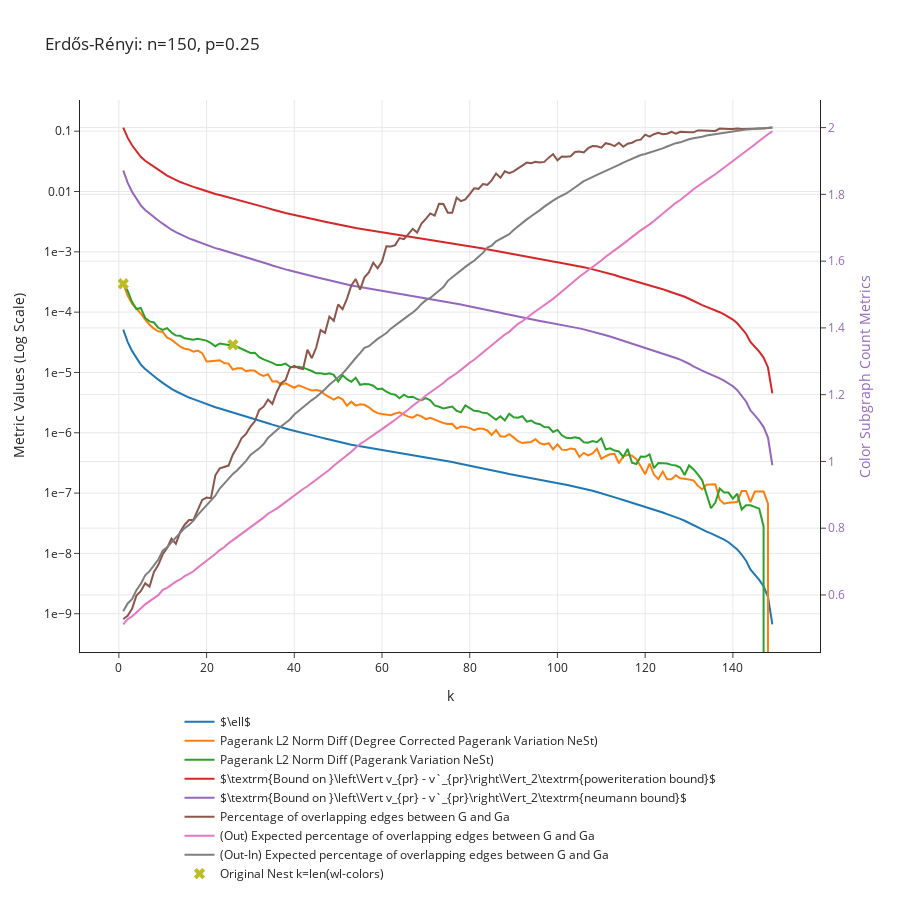

Write notebook code for a chart like this one.
### Code cell
p = 0.25
n = 150
G = nx.erdos_renyi_graph(n, p)
data_dict = get_convergence_data_of_nest(G, min_cluster_size = 1, max_k = 150)
plot_convergence_data(data_dict, f"Erdős-Rényi: n={n}, p={p}")

### Figure 1 — Plotly figure (JSON) as saved in the notebook; plotly's stock layout.template omitted (floating-point values rounded to 4 significant figures; data arrays with more than 128 entries replaced by an {"elided": "..."} marker saying what was removed)
{"data": [{"mode": "lines", "name": "$\\ell$", "type": "scatter", "x": {"elided": "149 int values"}, "y": {"elided": "149 float values"}}, {"mode": "lines", "name": "Pagerank L2 Norm Diff (Degree Corrected Pagerank Variation NeSt)", "type": "scatter", "x": {"elided": "149 int values"}, "y": {"elided": "149 float values"}}, {"mode": "lines", "name": "Pagerank L2 Norm Diff (Pagerank Variation NeSt)", "type": "scatter", "x": {"elided": "149 int values"}, "y": {"elided": "149 float values"}}, {"mode": "lines", "name": "$\\textrm{Bound on }\\left\\Vert v_{pr} - v`_{pr}\\right\\Vert_2\\textrm{poweriteration bound}$", "type": "scatter", "x": {"elided": "149 int values"}, "y": {"elided": "149 float values"}}, {"mode": "lines", "name": "$\\textrm{Bound on }\\left\\Vert v_{pr} - v`_{pr}\\right\\Vert_2\\textrm{neumann bound}$", "type": "scatter", "x": {"elided": "149 int values"}, "y": {"elided": "149 float values"}}, {"mode": "lines", "name": "Percentage of overlapping edges between G and Ga", "type": "scatter", "x": {"elided": "149 int values"}, "y": {"elided": "149 float values"}, "yaxis": "y2"}, {"mode": "lines", "name": "(Out) Expected percentage of overlapping edges between G and Ga", "type": "scatter", "x": {"elided": "149 int values"}, "y": {"elided": "149 float values"}, "yaxis": "y2"}, {"mode": "lines", "name": "(Out-In) Expected percentage of overlapping edges between G and Ga ", "type": "scatter", "x": {"elided": "149 int values"}, "y": {"elided": "149 float values"}, "yaxis": "y2"}, {"marker": {"size": 10, "symbol": "x"}, "mode": "markers", "name": "Original Nest k=len(wl-colors)", "type": "scatter", "x": [1, 26, 150], "y": [0.0002953, 2.88e-05, 0]}], "layout": {"height": 900, "hovermode": "closest", "legend": {"orientation": "h", "x": 0.5, "xanchor": "center", "y": -0.1, "yanchor": "top"}, "title": {"text": "Erdős-Rényi: n=150, p=0.25"}, "xaxis": {"title": {"text": "k"}}, "yaxis": {"exponentformat": "e", "title": {"text": "Metric Values (Log Scale)"}, "type": "log"}, "yaxis2": {"overlaying": "y", "side": "right", "tickfont": {"color": "rgba(148, 103, 189, 1)"}, "title": {"font": {"color": "rgba(148, 103, 189, 1)"}, "text": "Color Subgraph Count Metrics"}, "type": "linear"}}}
